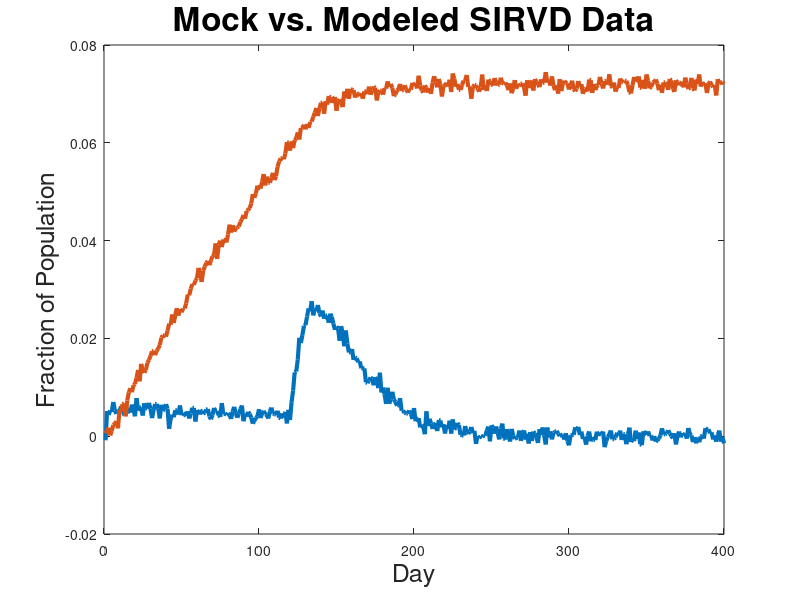

This figure's MATLAB source: (Note: this script raises an error after producing the figure.)
close all

load("mockdata2023.mat")

% Font parameters
default_size = 18;
title_size = 24;
line_size = 3;

% Plot mockdata for reference, will add modeled data later
plot(newInfections, "LineWidth",line_size)
hold on
plot(cumulativeDeaths, "LineWidth", line_size)
title("Mock vs. Modeled SIRVD Data", 'FontSize', title_size)
xlabel("Day", 'FontSize', default_size)
ylabel("Fraction of Population", 'FontSize', default_size)

% ---------- SIRVD Optimization ----------

% ----- Initial Guess -----

% Rates
ki = 0.0058; % Infection rate
kr = 0.095; % Recovery rate
kd = .0136; % Death rate
kv = 0.04; % Vaccination rate
kb = 0.00002; % Breakthrough infection rate
kp = 0.001; % Reinfection rate

% Start point
S0 = 1; % Susceptible
I0 = 0; % Infected
R0 = 0; % Recovered
V0 = 0; % Vaccinated
D0 = 1 - S0 - I0 - R0 - V0; % Dead

d = 122; % Vaccine rollout day

initialGuess = [ki kr kd kv kb kp S0 I0 R0 d];

% ----- Constraints -----
lb = zeros(1,length(initialGuess)); % Lower bound
ub = ones(1,length(initialGuess)); % Upper bound
ub(end) = 400;
ub(9) = 0.1; % R0

Aeq = [0 0 0 0 0 0 1 1 1 0]; % S0+I0+R0 <= 1
beq = [1.000001];

[modeledNewInfections, modeledCumulativeDeaths, totalModel, breakthroughInfections] = simulate([ki kr kd kv kb kp S0 I0 R0 d]);

plot(modeledNewInfections, "LineWidth",line_size)
plot(modeledCumulativeDeaths, "LineWidth", line_size)
plot(breakthroughInfections, "LineWidth",line_size)
% plot(totalModel(:,4), "LineWidth",line_size) % Vaccinations, Breaks y axis legibility
legend("Mock New Infections", "Mock Cumulative Deaths", "Modeled New Infections", "Modeled Cumulative Deaths", "Modeled Breakthrough Infections")

vaxpop = totalModel(:,4);
vaxbreak = breakthroughInfections;
% Save results
save("competition.mat", "vaxpop", "vaxbreak");

function [newInfections, cumulativeDeaths, totalModel, breakthroughInfections] = simulate(input)
    % Extract and name inputs
    ki = input(1);
    kr = input(2);
    kd = input(3);
    kv = 0; % We begin the simulation without vaccines
    kb = input(5);
    kp = input(6);
    S0 = input(7);
    I0 = input(8);
    R0 = input(9);
    V0 = 0;
    D0 = 1-(S0+I0+R0+V0);
    d  = round(input(10));

    % Create LTI
    A = [1-ki-kv 0 kp 0 0;
        ki 1-(kd+kr) 0 kb 0;
        0 kr 1-(kp+kv) 0 0;
        kv 0 kv 1-kb 0;
        0 kd 0 0 1];
    initialState = [S0 I0 R0 V0 D0];
    
    % Run SIRD model with current parameters before vaccinations
    
    sys_sir_base = ss(A, zeros(5,1), eye(5), zeros(5,1),1);
    modeledBeforeVaccine = lsim(sys_sir_base, zeros(d,1),linspace(0,d-1,d),initialState);
    
    % Vaccine Rollout
    kv = input(4);
    A = [1-ki-kv 0 kp 0 0;
        ki 1-(kd+kr) 0 kb 0;
        0 kr 1-(kp+kv) 0 0;
        kv 0 kv 1-kb 0;
        0 kd 0 0 1];
    d = 400 - d;
    
    % Initial state for phase 2 is end of phase 1
    initialState(1) = modeledBeforeVaccine(end,1);
    initialState(2) = modeledBeforeVaccine(end,2);
    initialState(3) = modeledBeforeVaccine(end,3);
    initialState(4) = modeledBeforeVaccine(end,4);
    initialState(5) = modeledBeforeVaccine(end,5);
    
    sys_sir_base = ss(A, zeros(5,1), eye(5), zeros(5,1),1);
    modeledAfterVaccine = lsim(sys_sir_base, zeros(d,1),linspace(0,d-1,d),initialState);
    
    totalModel = [modeledBeforeVaccine; modeledAfterVaccine];
    
    % Convert and return results
    modeledNewInfections = totalModel(:,1) * ki; % Susceptible -> infected
    breakthroughInfections = totalModel(:,4) * kb; % Vaccinated -> infected
    modeledNewVaccinations = [zeros(400-d,1); modeledAfterVaccine(:,1) * kv + modeledAfterVaccine(:,3) * kv];
    newInfections = modeledNewInfections + breakthroughInfections + modeledNewVaccinations;
    cumulativeDeaths = totalModel(:,5);

    % Assume people are infected for 2 weeks after a breakthrough infection
    window = 14; % 2 weeks
    block = ones(1,window);
    breakthroughInfections = conv(breakthroughInfections, block, "same"); % 14 running sum
end